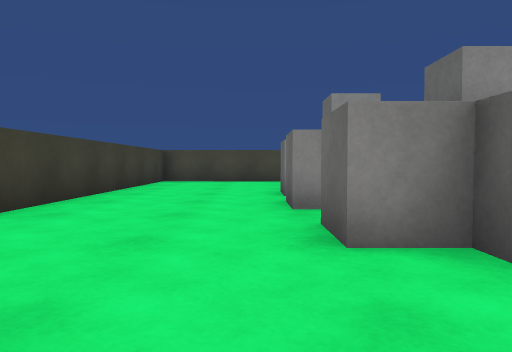
view 1 (above)

12 first-person views from a walk through a Unity game level. The camera is 0.58 m above the floor, tilts 2° down and sees 70° across. The floor is counted in squares, 1 m on a side. Each view is taken from the middle of a square. On the plan, view 1 faces up. The plan holds only what a view shows up to about 10 squares ahead; the rest is blank. The player character is not drawn. Surface patterns are stand-ins for the level's own textures.

view 2
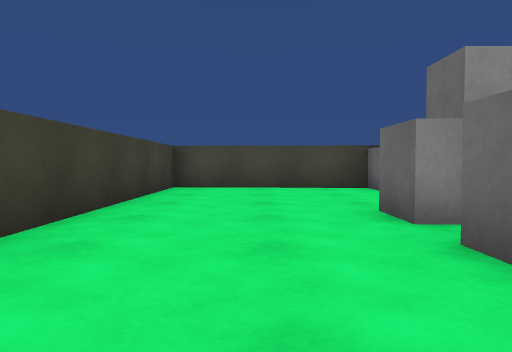

view 3
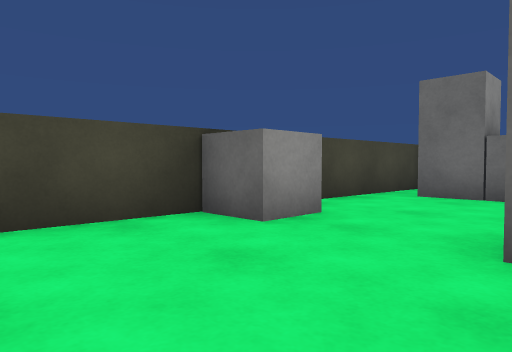

view 4
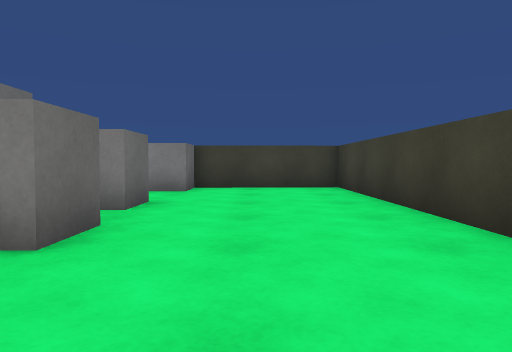

view 5
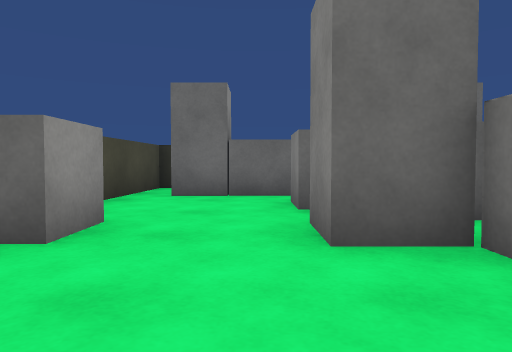

view 6
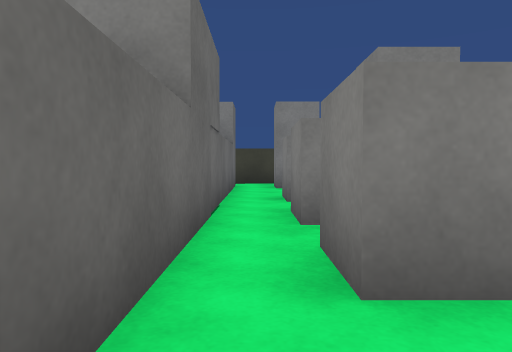

view 7
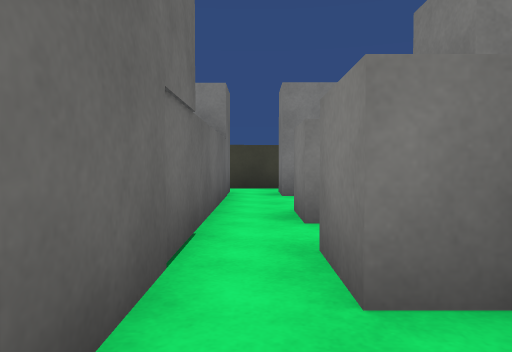

view 8
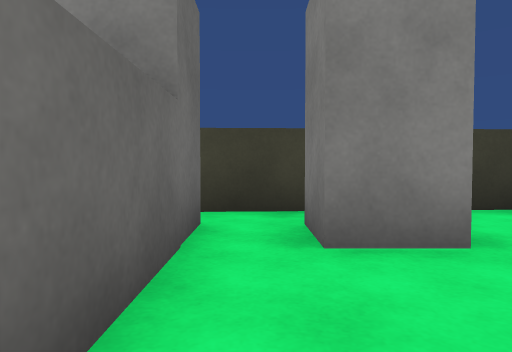

view 9
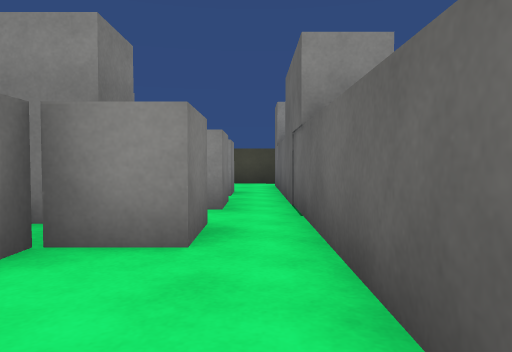

view 10
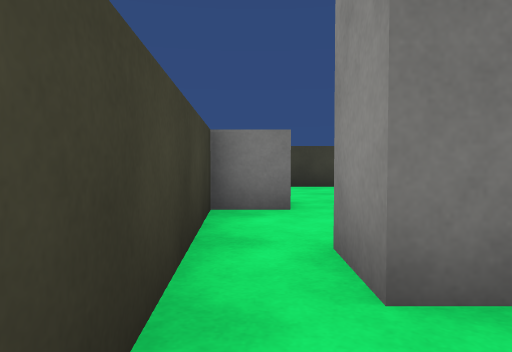

view 11
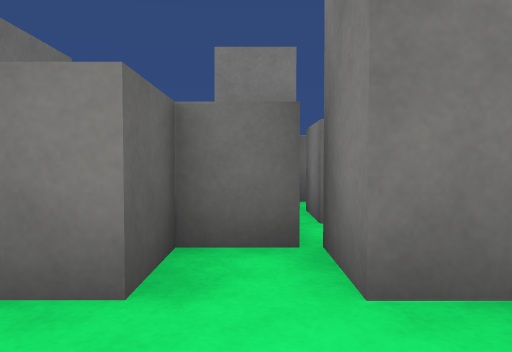

view 12
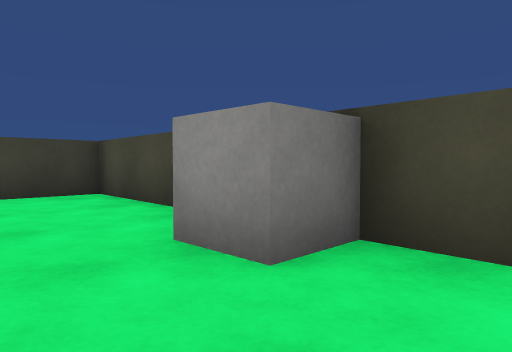

### Floor plan
Points are (right, up) in squares from view 1. A wall is a line through its corners. A room is listed if a view was taken in it or the views show most of it. See-through windows are left out.
Room 1 (views 1, 2, 3, 4, 5, 6, 7, 8, 9, 11, 12)
walls: (5.5, 1.5) (5.5, 9.5); (5.6, 11.3) (-3, 11.8) (-3, -0.8) (5.7, -0.3)
ways out: opening at (6, 0.5) to room 2; opening at (6, 10.5) to room 2
objects: cube (1, 0); cube (1, 3); cube (1, 5); cube (1, 7); cube (2, 2); cube (2, 3) to (3, 3); cube (2, 4); cube (2, 6); cube (2, 8); cube (2, 11); cube (3, 5); cube (3, 7); cube (4, 1); cube (4, 4); cube (4, 6) to (4, 7); cube (4, 8)
Room 2 (view 10)
walls: (7.6, 11.2) (5.6, 11.3)
ways out: opening at (6, 0.5) to room 1; opening at (6, 10.5) to room 1
objects: cube (6, 1); cube (6, 10)

Where each view was taken, in squares from view 1:
view 1: 0 up, 0 right, facing up
view 2: 3 up, 1 left, facing up
view 3: 8 up, 1 left, facing up-right
view 4: 8 up, 1 left, facing down
view 5: 9 up, 1 left, facing right
view 6: 10 up, 5 right, facing down
view 7: 8 up, 5 right, facing down
view 8: 4 up, 5 right, facing down
view 9: 1 up, 5 right, facing up
view 10: 0 up, 6 right, facing left
view 11: 10 up, 3 right, facing down
view 12: 9 up, 4 right, facing up-left
